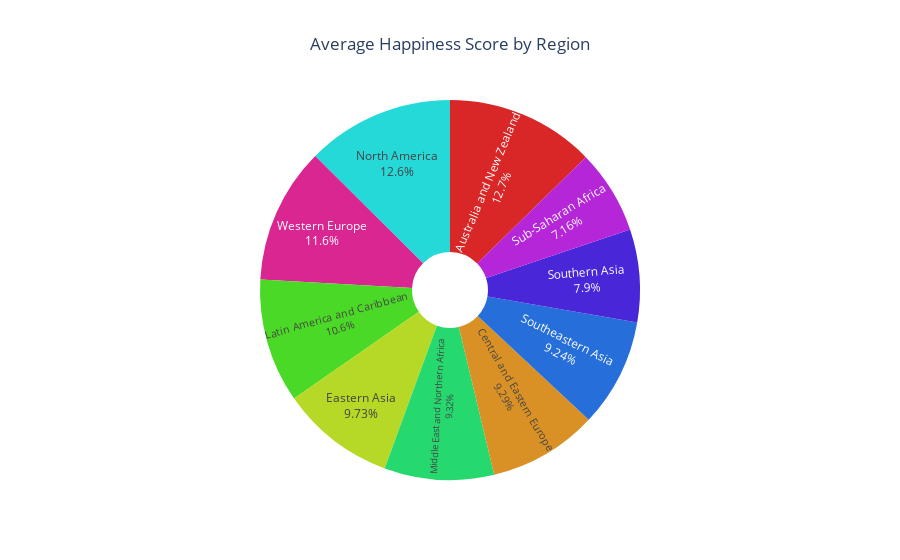

The notebook cell saved with this chart:
### Code cell
# Create a pie chart of the Average Happiness Score by Region
# Group by region and average happiness score
df_grouped = df.groupby('Region')['Happiness Score'].mean().reset_index()
 
# Create a color map for regions
color_map = {region: f'hsl({i*360/len(df_grouped)}, 70%, 50%)' for i, region in enumerate(df_grouped['Region'])}

# Create figure
fig = go.Figure(data=go.Pie(
    labels=df_grouped['Region'],
    values=df_grouped['Happiness Score'],
    text=df_grouped['Region'],
    hole=0.2,
    marker=dict(
        colors=[color_map[region] for region in df_grouped['Region']]
    ),
    hoverinfo='label+percent',
    textinfo='label+percent',
    textposition='inside'
))
 
# Update title and center
fig.update_layout(
    title='Average Happiness Score by Region', title_x = 0.5,
    showlegend=False
)

fig.show()

### Figure 1 — Plotly figure (JSON) as saved in the notebook; plotly's stock layout.template omitted (floating-point values rounded to 4 significant figures)
{"data": [{"hole": 0.2, "hoverinfo": "label+percent", "labels": ["Australia and New Zealand", "Central and Eastern Europe", "Eastern Asia", "Latin America and Caribbean", "Middle East and Northern Africa", "North America", "Southeastern Asia", "Southern Asia", "Sub-Saharan Africa", "Western Europe"], "marker": {"colors": ["hsl(0.0, 70%, 50%)", "hsl(36.0, 70%, 50%)", "hsl(72.0, 70%, 50%)", "hsl(108.0, 70%, 50%)", "hsl(144.0, 70%, 50%)", "hsl(180.0, 70%, 50%)", "hsl(216.0, 70%, 50%)", "hsl(252.0, 70%, 50%)", "hsl(288.0, 70%, 50%)", "hsl(324.0, 70%, 50%)"]}, "text": ["Australia and New Zealand", "Central and Eastern Europe", "Eastern Asia", "Latin America and Caribbean", "Middle East and Northern Africa", "North America", "Southeastern Asia", "Southern Asia", "Sub-Saharan Africa", "Western Europe"], "textinfo": "label+percent", "textposition": "inside", "type": "pie", "values": [7.323, 5.371, 5.624, 6.102, 5.386, 7.254, 5.339, 4.563, 4.136, 6.686]}], "layout": {"showlegend": false, "title": {"text": "Average Happiness Score by Region", "x": 0.5}}}
